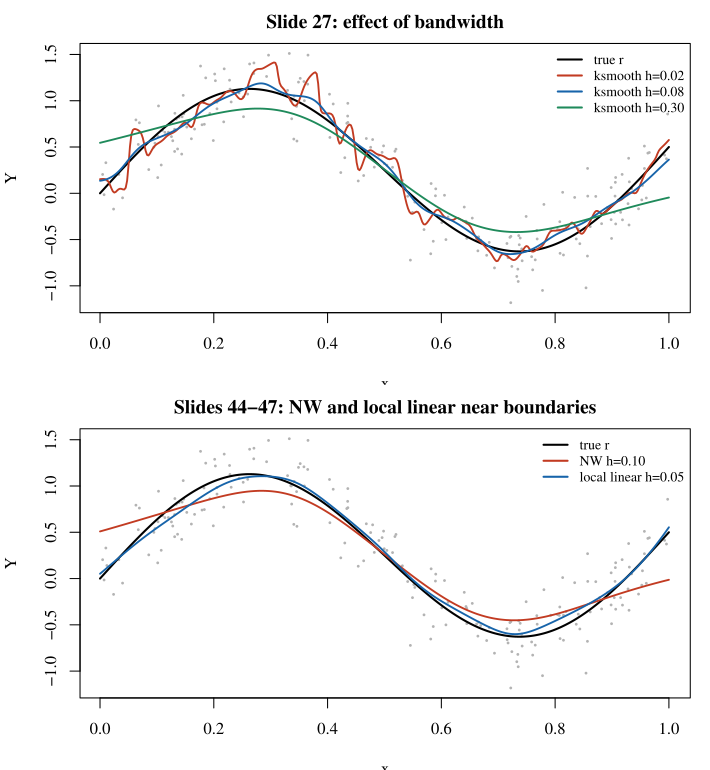

Reproduce this figure in R.
# Reproduce the Chapter 3 simulation examples on slide pages 26-28 and 44-47.
set.seed(2025)
n <- 200
X <- sort(runif(n))
r <- function(x) sin(2 * pi * x) + 0.5 * x
Y <- r(X) + rnorm(n, sd = 0.25)
xx <- seq(0, 1, length.out = 400)

nw <- function(x, x_data, y_data, h) {
  k <- dnorm((x_data - x) / h)
  sum(k * y_data) / sum(k)
}
loc_lin <- function(x, x_data, y_data, h) {
  u <- x_data - x
  k <- dnorm(u / h)
  s0 <- sum(k)
  s1 <- sum(k * u)
  s2 <- sum(k * u^2)
  t0 <- sum(k * y_data)
  t1 <- sum(k * u * y_data)
  (s2 * t0 - s1 * t1) / (s0 * s2 - s1^2)
}

# Slide 27 calls ksmooth with its bandwidth argument.
h_display <- c(0.02, 0.08, 0.30)
ks_fits <- lapply(h_display, function(h)
  ksmooth(X, Y, kernel = "normal", bandwidth = h, x.points = xx)$y)

# Slide 28's Gaussian formula and bandwidth grid.
h_grid <- seq(0.01, 0.30, length.out = 40)
cv <- vapply(h_grid, function(h) {
  residual <- vapply(seq_along(X), function(i) {
    fit <- nw(X[i], X[-i], Y[-i], h)
    Y[i] - fit
  }, numeric(1))
  mean(residual^2)
}, numeric(1))
h_cv <- h_grid[which.min(cv)]

point <- c(0, 0.5, 1)
point_table <- data.frame(
  x = point,
  true_r = r(point),
  NW_h_0.10 = vapply(point, nw, numeric(1), X, Y, h = 0.10),
  LL_h_0.05 = vapply(point, loc_lin, numeric(1), X, Y, h = 0.05)
)
cat("n =", n, "\n")
cat("CV best h =", format(h_cv, digits = 7),
    "; CV =", format(min(cv), digits = 7), "\n")
print(point_table, row.names = FALSE, digits = 7)

# Intermediate sums for the worked calculation at x=0.
x0 <- 0
k_nw <- dnorm((X - x0) / 0.10)
cat("NW at x=0: numerator =", format(sum(k_nw * Y), digits = 9),
    "; denominator =", format(sum(k_nw), digits = 9), "\n")
u_ll <- X - x0
k_ll <- dnorm(u_ll / 0.05)
s <- vapply(0:2, function(j) sum(k_ll * u_ll^j), numeric(1))
t <- vapply(0:1, function(j) sum(k_ll * u_ll^j * Y), numeric(1))
cat("LL at x=0: S0,S1,S2 =", paste(format(s, digits = 9), collapse = ", "),
    "; T0,T1 =", paste(format(t, digits = 9), collapse = ", "), "\n")
cat("LL at x=0: numerator =", format(s[3] * t[1] - s[2] * t[2], digits = 9),
    "; denominator =", format(s[1] * s[3] - s[2]^2, digits = 9), "\n")
loo_first <- nw(X[1], X[-1], Y[-1], h_cv)
cat("CV first row: X1 =", format(X[1], digits = 9),
    "; Y1 =", format(Y[1], digits = 9),
    "; leave-one-out prediction =", format(loo_first, digits = 9),
    "; squared residual =", format((Y[1] - loo_first)^2, digits = 9), "\n")

# Slide 45: compare local-linear and local-quadratic package fits.
fit_ll_pkg <- KernSmooth::locpoly(X, Y, degree = 1,
                                 bandwidth = 0.08, gridsize = 400,
                                 range.x = c(0, 1))
fit_lq_pkg <- KernSmooth::locpoly(X, Y, degree = 2,
                                 bandwidth = 0.08, gridsize = 400,
                                 range.x = c(0, 1))
package_table <- data.frame(
  x = point, true_r = r(point),
  local_linear = approx(fit_ll_pkg$x, fit_ll_pkg$y, xout = point)$y,
  local_quadratic = approx(fit_lq_pkg$x, fit_lq_pkg$y, xout = point)$y
)
cat("KernSmooth::locpoly, bandwidth 0.08:\n")
print(package_table, row.names = FALSE, digits = 7)

pdf("Final_Exam_Regression_SlideSimulation.pdf", width = 7.1, height = 7.7)
par(mfrow = c(2, 1), family = "serif", mar = c(3.6, 4, 2.2, 1))
plot(X, Y, pch = 16, cex = 0.38, col = "gray70",
     xlab = "x", ylab = "Y", main = "Slide 27: effect of bandwidth")
lines(xx, r(xx), lwd = 2)
cols <- c("#C23B22", "#1764AA", "#1F8A5B")
for (j in seq_along(ks_fits)) lines(xx, ks_fits[[j]], col = cols[j], lwd = 1.8)
legend("topright", c("true r", sprintf("ksmooth h=%.2f", h_display)),
       col = c("black", cols), lwd = 2, bty = "n", cex = 0.8)

plot(X, Y, pch = 16, cex = 0.38, col = "gray70",
     xlab = "x", ylab = "Y", main = "Slides 44-47: NW and local linear near boundaries")
lines(xx, r(xx), lwd = 2)
lines(xx, vapply(xx, nw, numeric(1), X, Y, h = 0.10),
      col = "#C23B22", lwd = 1.8)
lines(xx, vapply(xx, loc_lin, numeric(1), X, Y, h = 0.05),
      col = "#1764AA", lwd = 1.8)
legend("topright", c("true r", "NW h=0.10", "local linear h=0.05"),
       col = c("black", "#C23B22", "#1764AA"), lwd = 2,
       bty = "n", cex = 0.8)
dev.off()

pdf("Final_Exam_Regression_LocalPolynomials.pdf", width = 7.1, height = 4.2)
par(family = "serif")
plot(X, Y, pch = 16, cex = 0.42, col = "gray70",
     xlab = "x", ylab = "Y",
     main = "Slide 45: local linear vs local quadratic")
lines(xx, r(xx), lwd = 2)
lines(fit_ll_pkg$x, fit_ll_pkg$y, col = "#1764AA", lwd = 2)
lines(fit_lq_pkg$x, fit_lq_pkg$y, col = "#C56A16", lwd = 2)
legend("topright", c("true r", "degree 1, h=0.08", "degree 2, h=0.08"),
       col = c("black", "#1764AA", "#C56A16"), lwd = 2,
       bty = "n", cex = 0.8)
dev.off()
